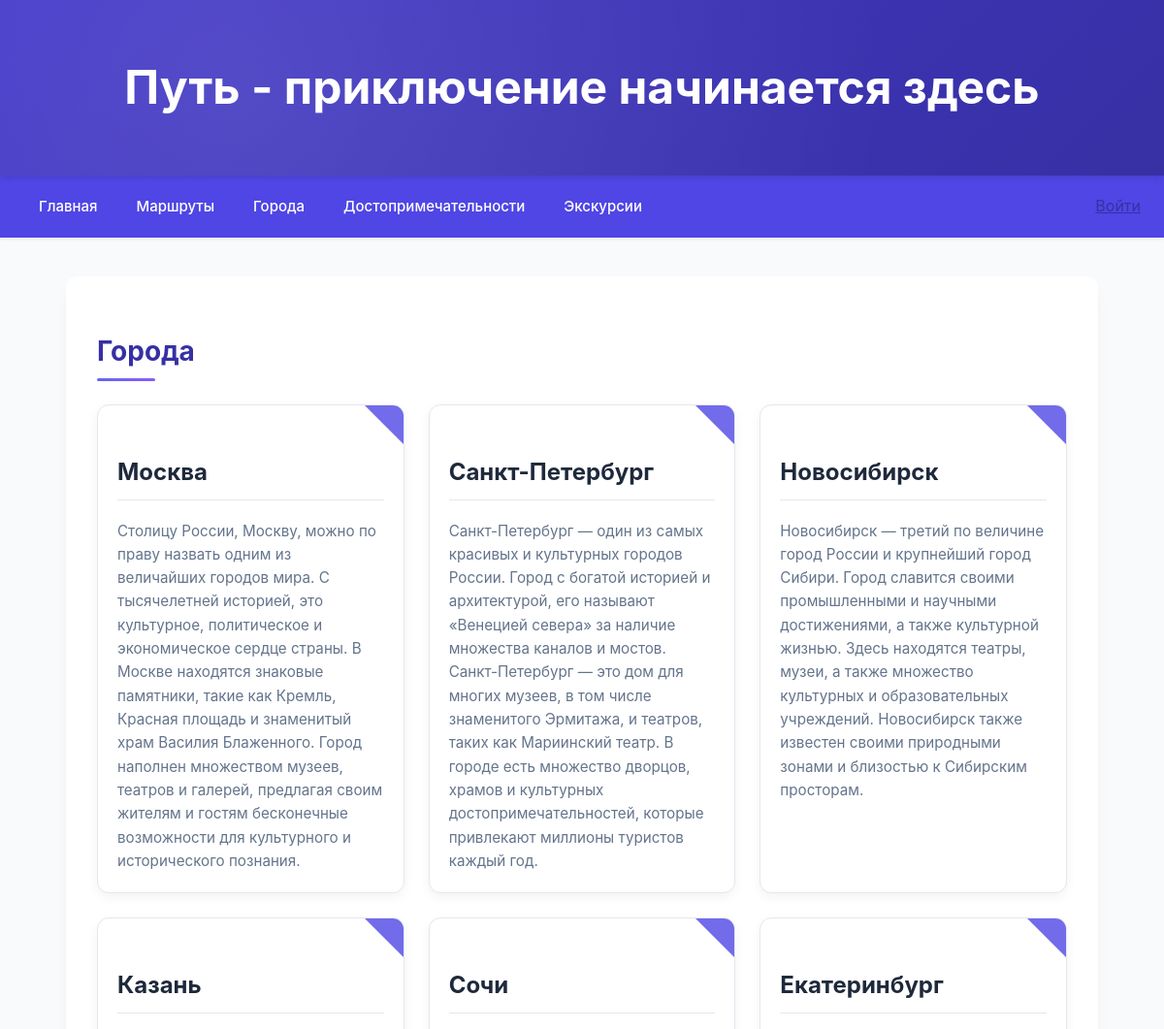
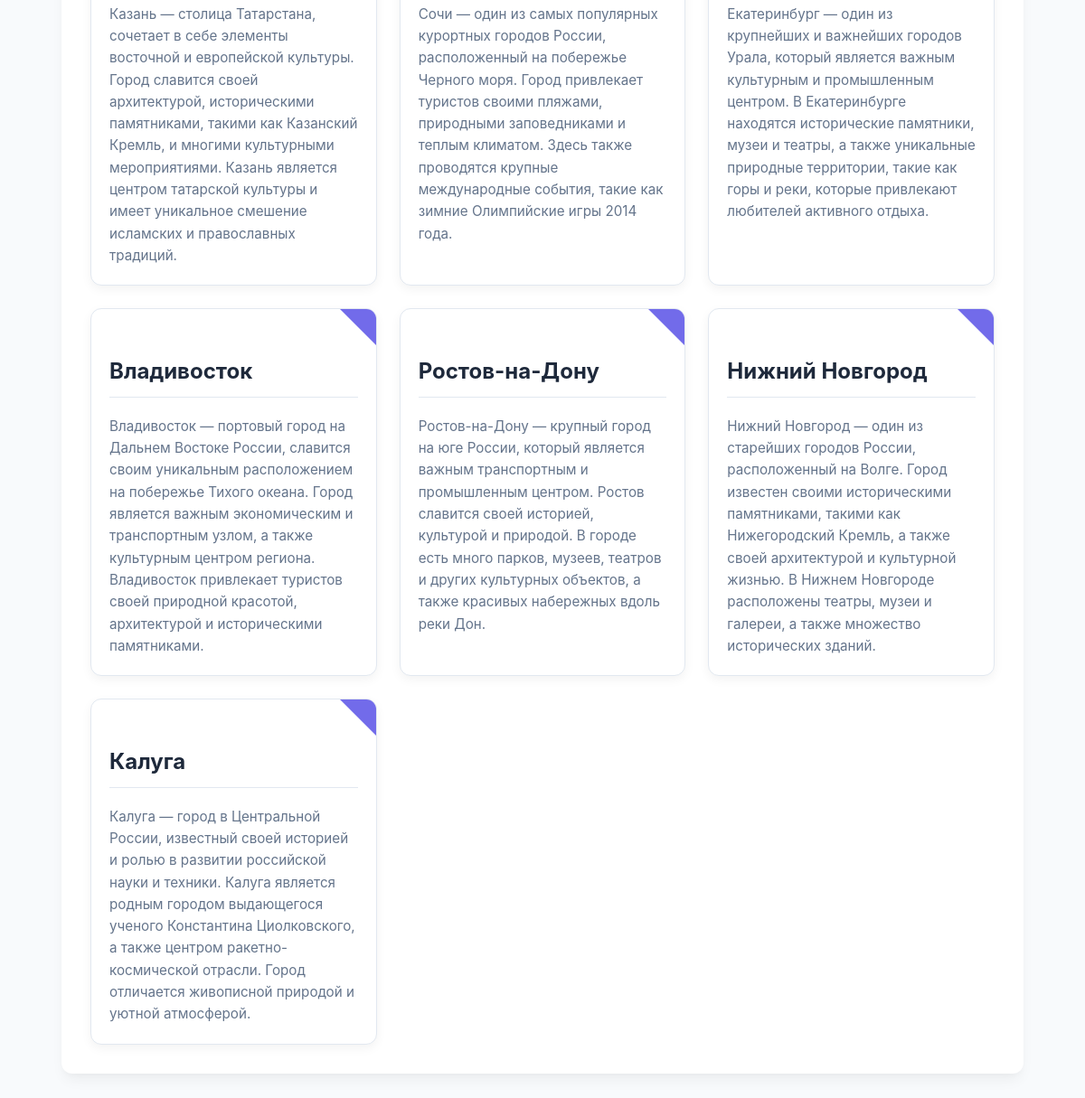
/cities.php, run on the app's committed database (2 pictures, top to bottom).
### tables this page shows
CREATE TABLE cities (
    id INTEGER PRIMARY KEY AUTOINCREMENT,
    name TEXT NOT NULL,
    description TEXT NOT NULL
, image_path TEXT);

### cities.php (the view, shortened to what this page needs)
<?php
include 'db.php';
include 'header.php';
$result = $db->query("SELECT id, name, description FROM cities");
$cities = [];
while ($row = $result->fetchArray(SQLITE3_ASSOC)) {
    $cities[] = $row;
}
?>
<div class="content">
    <h2>Города</h2>
    <div class="cities-list">
        <?php foreach ($cities as $city): ?>
            <div class="city">
                <div class="city-content">
                    <h3><a href="city.php?id=<?= $city['id'] ?>">
                        <?= htmlspecialchars($city['name']) ?>
                    </a></h3>
                    <p><?= htmlspecialchars($city['description']) ?></p>
                </div>
            </div>
        <?php endforeach; ?>
    </div>
</div>
</body>
</html>

### styles.css (style rules this page uses)
body { font-family: 'Inter', -apple-system, BlinkMacSystemFont, 'Segoe UI', Roboto, Oxygen, Ubuntu, Cantarell, sans-serif; margin: 0; padding: 0; background-color: #f8fafc; color: #1e293b; line-height: 1.6; }
.content { max-width: 1000px; margin: 40px auto; padding: 32px; background: white; border-radius: 12px; box-shadow: 0 10px 15px -3px rgba(0, 0, 0, 0.05), 0 4px 6px -2px rgba(0, 0, 0, 0.025); }
.content h2 { color: #3730a3; font-size: 28px; margin-bottom: 24px; font-weight: 700; position: relative; padding-bottom: 8px; }
.content h2::after { content: ''; position: absolute; bottom: 0; left: 0; width: 60px; height: 3px; background: linear-gradient(90deg, #6366f1 0%, #8b5cf6 100%); border-radius: 3px; }
a { color: #3730a3; }
.cities-list { display: grid; grid-template-columns: repeat(auto-fill, minmax(280px, 1fr)); gap: 25px; margin-top: 20px; }
.city { background: white; border-radius: 12px; overflow: hidden; box-shadow: 0 4px 12px rgba(0, 0, 0, 0.05); transition: all 0.3s ease; border: 1px solid #e2e8f0; position: relative; }
.city::before { content: ''; position: absolute; top: 0; right: 0; width: 0; height: 0; border-style: solid; border-width: 0 40px 40px 0; border-color: transparent #4f46e5 transparent transparent; opacity: 0.8; }
.city-content { padding: 20px; }
.city h3 { margin: 0 0 10px 0; font-size: 1.4rem; }
.city h3 a { color: #1e293b; text-decoration: none; transition: color 0.2s ease; }
.city p { color: #64748b; margin: 0; line-height: 1.6; font-size: 0.95rem; }
.content h3 { color: #1e3a8a; font-size: 1.5rem; margin: 30px 0 20px; padding-bottom: 8px; border-bottom: 1px solid #e2e8f0; }

### data on the page
cities: name "Москва", description "Столицу России, Москву, можно по праву назвать одним из величайших городов мира. С тысячелетней историей, это культурное, политическое и экономическое сердце страны. В Москве находятся знаковые памятники, такие как Кремль, Красная площадь и знаменитый храм Василия Блаженного. Город наполнен множеством музеев, театров и галерей, предлагая своим жителям и гостям бесконечные возможности для культурного и исторического познания."
cities: name "Санкт-Петербург", description "Санкт-Петербург — один из самых красивых и культурных городов России. Город с богатой историей и архитектурой, его называют «Венецией севера» за наличие множества каналов и мостов. Санкт-Петербург — это дом для многих музеев, в том числе знаменитого Эрмитажа, и театров, таких как Мариинский театр. В городе есть множество дворцов, храмов и культурных достопримечательностей, которые привлекают миллионы туристов каждый год."
cities: name "Новосибирск", description "Новосибирск — третий по величине город России и крупнейший город Сибири. Город славится своими промышленными и научными достижениями, а также культурной жизнью. Здесь находятся театры, музеи, а также множество культурных и образовательных учреждений. Новосибирск также известен своими природными зонами и близостью к Сибирским просторам."
cities: name "Казань", description "Казань — столица Татарстана, сочетает в себе элементы восточной и европейской культуры. Город славится своей архитектурой, историческими памятниками, такими как Казанский Кремль, и многими культурными мероприятиями. Казань является центром татарской культуры и имеет уникальное смешение исламских и православных традиций."
cities: name "Сочи", description "Сочи — один из самых популярных курортных городов России, расположенный на побережье Черного моря. Город привлекает туристов своими пляжами, природными заповедниками и теплым климатом. Здесь также проводятся крупные международные события, такие как зимние Олимпийские игры 2014 года."
cities: name "Екатеринбург", description "Екатеринбург — один из крупнейших и важнейших городов Урала, который является важным культурным и промышленным центром. В Екатеринбурге находятся исторические памятники, музеи и театры, а также уникальные природные территории, такие как горы и реки, которые привлекают любителей активного отдыха."
cities: name "Владивосток", description "Владивосток — портовый город на Дальнем Востоке России, славится своим уникальным расположением на побережье Тихого океана. Город является важным экономическим и транспортным узлом, а также культурным центром региона. Владивосток привлекает туристов своей природной красотой, архитектурой и историческими памятниками."
cities: name "Ростов-на-Дону", description "Ростов-на-Дону — крупный город на юге России, который является важным транспортным и промышленным центром. Ростов славится своей историей, культурой и природой. В городе есть много парков, музеев, театров и других культурных объектов, а также красивых набережных вдоль реки Дон."
cities: name "Нижний Новгород", description "Нижний Новгород — один из старейших городов России, расположенный на Волге. Город известен своими историческими памятниками, такими как Нижегородский Кремль, а также своей архитектурой и культурной жизнью. В Нижнем Новгороде расположены театры, музеи и галереи, а также множество исторических зданий."
cities: name "Калуга", description "Калуга — город в Центральной России, известный своей историей и ролью в развитии российской науки и техники. Калуга является родным городом выдающегося ученого Константина Циолковского, а также центром ракетно-космической отрасли. Город отличается живописной природой и уютной атмосферой."
